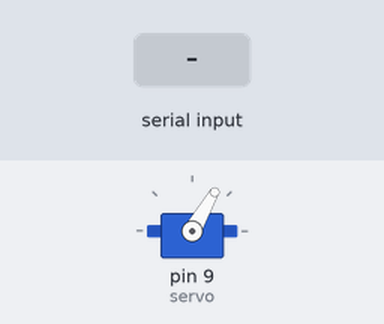
Recording of a sketch running on a simulated Arduino Uno, built with avr-gcc and run on an emulated ATmega328P. Shown: servo. Inputs (shaded band) come from the test bench.

Above: at 1.2 s.
1.3 s: "a" received over the second serial link
At 2.2 s:
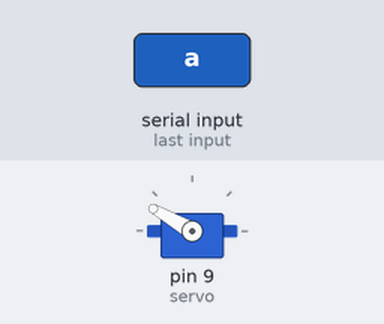
Timing chart, 0 to 4.3 s (numbered marks = the images above; inputs shaded):
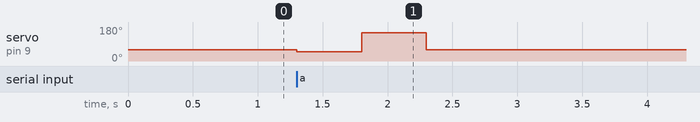

Measured:
- after the input at 1.3 s, servo on pin 9 (servo): 60° → 50° at once, → 150° 0.50 s later, → 60° 0.50 s later

The sketch:

blue_servo1.ino
```cpp
#include <SoftwareSerial.h>
#include <Servo.h>

SoftwareSerial BTserial(2,3);
Servo servo;


void setup() {

  BTserial.begin(9600);
  servo.attach(9);
  servo.write(60);

}

void loop() {
  if (BTserial.available()){

    int data = BTserial.read();

     if (data == 'a') {
      servo.write(50);


      delay(500);
      servo.write(150);
      delay(500);
      servo.write(60);
     }
  }
}
```
